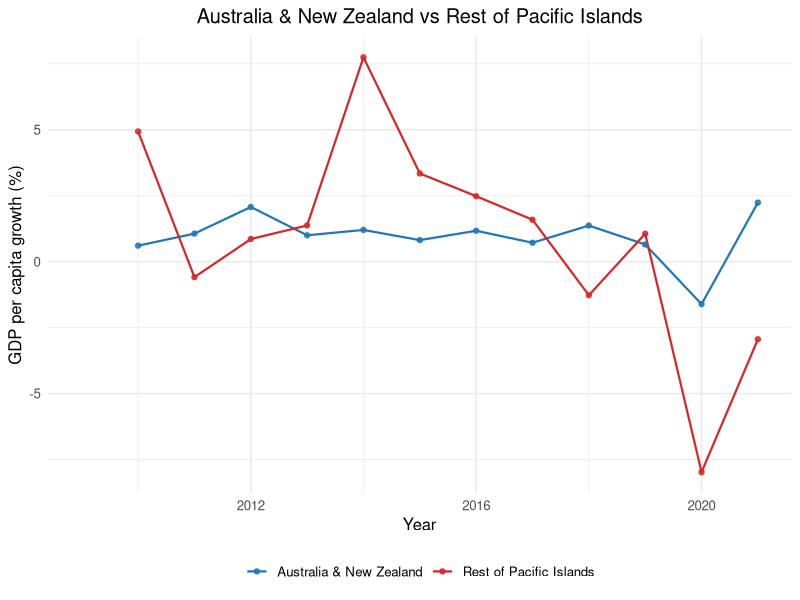

Write the R code that produced this figure.
library(tidyverse)
library(dplyr)
library(ggplot2)
library(purrr)
library(patchwork)

# Importing Data Sets

Continent_Classification <- read.csv("data sets/continents-according-to-our-world-in-data.csv")
GDP_per_capita <- read.csv("data sets/gdp-per-capita-worldbank.csv")
LDC <- read.csv("data sets/LDC.csv")
World_Population <- read.csv("data sets/world population.csv")
NEET <- read.csv("data sets/youth-not-in-education-employment-training.csv")


# Rename Columns

colnames(GDP_per_capita) <- c("Country", "Code", "Year", "GDP_Per_Capita")
colnames(Continent_Classification) <- c("Country", "Code", "Year", "Continent")
colnames(World_Population) <- c("Country", "Code", "Year", "Population")


# Convert columns to correct types

GDP_per_capita <- GDP_per_capita %>%
  mutate(
    Country = as.character(Country),
    Code = as.character(Code),
    Year = as.integer(Year),
    GDP_Per_Capita = map_dbl(GDP_Per_Capita, as.numeric)
  )

Continent_Classification <- Continent_Classification %>%
  mutate(
    Country = as.character(Country),
    Code = as.character(Code),
    Year = as.integer(Year),
    Continent = as.character(Continent)
  )

World_Population <- World_Population %>%
  mutate(
    Country = as.character(Country),
    Code = as.character(Code),
    Year = as.integer(Year),
    Population = as.numeric(Population)
  )

# Combine Data Sets

GDP_Continent_Population_Combined <- GDP_per_capita %>%
  left_join(Continent_Classification %>% select(Code, Continent), by = "Code") %>%
  left_join(World_Population %>% select(Code, Year, Population), by = c("Code", "Year"))


GDP_Continent_Population_Combined <- GDP_Continent_Population_Combined %>%
  drop_na()


# LDC Classification

GDP_Continent_Population_Combined <- GDP_Continent_Population_Combined %>%
  mutate(LDC_Status = Country %in% LDC$Country & Year %in% LDC$Year)

# Add growth rate

GDP_Continent_Population_Combined <- GDP_Continent_Population_Combined %>%
  arrange(Country, Year) %>%  
  group_by(Country) %>%
  mutate(GDP_growth_rate = (GDP_Per_Capita - lag(GDP_Per_Capita)) / lag(GDP_Per_Capita) * 100) %>%
  ungroup()


# Determine Fair growth Target

# Europe
europemean <- GDP_Continent_Population_Combined %>%
  filter(Continent == "Europe") %>%
  filter(Year >= 2009 & Year <= 2021) %>%
  summarise(mean_gdp_pc = mean(GDP_Per_Capita, na.rm = TRUE))

# Asia
asiamean <- GDP_Continent_Population_Combined %>%
  filter(Continent == "Asia") %>%
  filter(Year >= 2009 & Year <= 2021) %>%
  summarise(mean_gdp_pc = mean(GDP_Per_Capita, na.rm = TRUE))

# Africa
africamean <- GDP_Continent_Population_Combined %>%
  filter(Continent == "Africa") %>%
  filter(Year >= 2009 & Year <= 2021) %>%
  summarise(mean_gdp_pc = mean(GDP_Per_Capita, na.rm = TRUE))

# North America
northamericamean <- GDP_Continent_Population_Combined %>%
  filter(Continent == "North America") %>%
  filter(Year >= 2009 & Year <= 2021) %>%
  summarise(mean_gdp_pc = mean(GDP_Per_Capita, na.rm = TRUE))

# South America
southamericamean <- GDP_Continent_Population_Combined %>%
  filter(Continent == "South America") %>%
  filter(Year >= 2009 & Year <= 2021) %>%
  summarise(mean_gdp_pc = mean(GDP_Per_Capita, na.rm = TRUE))

# Oceania
oceaniamean <- GDP_Continent_Population_Combined %>%
  filter(Continent == "Oceania") %>%
  filter(Year >= 2009 & Year <= 2021) %>%
  summarise(mean_gdp_pc = mean(GDP_Per_Capita, na.rm = TRUE))



# Combine your six means into one data frame
means_df <- data.frame(
  Continent = c("Europe", "Asia", "Africa", "North America", "South America", "Oceania"),
  mean_gdp_pc = c(
    europemean$mean_gdp_pc,
    asiamean$mean_gdp_pc,
    africamean$mean_gdp_pc,
    northamericamean$mean_gdp_pc,
    southamericamean$mean_gdp_pc,
    oceaniamean$mean_gdp_pc
  )
)

# Plot the line of best fit and average of each continent
TargetGrowth <- GDP_Continent_Population_Combined %>%
  filter(GDP_growth_rate > -10, GDP_growth_rate < 10, GDP_Per_Capita < 60000) %>%
  ggplot(aes(x = GDP_Per_Capita, y = GDP_growth_rate)) +
  geom_point(alpha = 0.3, size = 0.5) +
  geom_smooth(method = "lm", se = FALSE, color = "black") +
  geom_vline(data = means_df,
             aes(xintercept = mean_gdp_pc, color = Continent),
             linetype = "dashed", size = 0.7) +
  labs(title = "GDP per Capita vs GDP Growth Rate with Continent Means",
       x = "GDP per Capita", y = "GDP Growth Rate (%)",
       color = "Continent") +
  theme_minimal() +
  theme(plot.title = element_text(hjust = 0.5),
        legend.position = "bottom")

# output


# 1) Fit the linear model on your filtered data (same filters as plot)
plot_df <- GDP_Continent_Population_Combined %>%
  filter(GDP_growth_rate > -10,
         GDP_growth_rate < 10,
         GDP_Per_Capita < 60000)

m <- lm(GDP_growth_rate ~ GDP_Per_Capita, data = plot_df)

# 2) Combine your six mean values
means_df <- data.frame(
  Continent    = c("Europe", "Asia", "Africa", "North America", "South America", "Oceania"),
  mean_gdp_pc  = c(
    europemean$mean_gdp_pc,
    asiamean$mean_gdp_pc,
    africamean$mean_gdp_pc,
    northamericamean$mean_gdp_pc,
    southamericamean$mean_gdp_pc,
    oceaniamean$mean_gdp_pc
  )
)

# 3) Predict growth at each mean GDP per capita (these are your 6 values)
means_df$predicted_growth_at_mean <- predict(m, newdata = data.frame(GDP_Per_Capita = means_df$mean_gdp_pc))

# 4) Output neatly (rounded)
result <- means_df %>%
  mutate(
    mean_gdp_pc = round(mean_gdp_pc, 2),
    predicted_growth_at_mean = round(predicted_growth_at_mean, 3)
  )




# filter the years from 2009-2021
GDP_Continent_Population_Combined <- GDP_Continent_Population_Combined %>%
  filter(Year >= 2009 & Year <= 2021)


# Compute Continent Growth

continent_growth <- GDP_Continent_Population_Combined %>%
  group_by(Continent, Year) %>%
  summarise(
    weighted_gdp_pc = sum(GDP_Per_Capita * Population, na.rm = TRUE) / sum(Population, na.rm = TRUE), # weighted gdp_pc
    average_gdp_pc  = mean(GDP_Per_Capita, na.rm = TRUE),  # average gdp_pc
    .groups = "drop"
  ) %>%
  arrange(Continent, Year) %>%
  group_by(Continent) %>%
  mutate(weighted_growth = (weighted_gdp_pc / lag(weighted_gdp_pc) - 1) * 100) %>% # growth rate weighted by population
  mutate(average_growth = (average_gdp_pc / lag(average_gdp_pc) - 1) * 100) %>% # Average growth rate
  ungroup()


# NA during the years will affect accuracy of gdp growth rate
na_counts <- GDP_Continent_Population_Combined %>%
  group_by(Continent, Year) %>%
  summarise(
    na_GDP_growth_rate = sum(is.na(GDP_growth_rate)),
    .groups = "drop"
  ) %>%
  arrange(Continent, Year)
# Europe in 1995 is unreliable because 8 country have NA growth rate


# Plotting the graph for Continents



# Africa (threshold: 3%)
Africa_growth <- ggplot(subset(continent_growth, Continent == "Africa"), aes(x = Year)) +
  geom_line(aes(y = weighted_growth, color = "Weighted")) +
  geom_point(aes(y = weighted_growth, color = "Weighted"), size = 0.75) +
  geom_line(aes(y = average_growth, color = "Average")) +
  geom_point(aes(y = average_growth, color = "Average"), size = 0.75) +
  geom_hline(yintercept = 3, linetype = "dashed", color = "red", linewidth = 0.5) +
  labs(title = "Africa", y = "Growth Rate (%)", x = NULL) +
  theme_minimal()

# Asia (threshold: 2%)
Asia_growth <- ggplot(subset(continent_growth, Continent == "Asia"), aes(x = Year)) +
  geom_line(aes(y = weighted_growth, color = "Weighted")) +
  geom_point(aes(y = weighted_growth, color = "Weighted"), size = 0.75) +
  geom_line(aes(y = average_growth, color = "Average")) +
  geom_point(aes(y = average_growth, color = "Average"), size = 0.75) +
  geom_hline(yintercept = 2, linetype = "dashed", color = "red", linewidth = 0.5) +
  labs(title = "Asia", y = "Growth Rate (%)", x = NULL) +
  theme_minimal()

# Europe (threshold: 1.6%)
Europe_growth <- ggplot(subset(continent_growth, Continent == "Europe"), aes(x = Year)) +
  geom_line(aes(y = weighted_growth, color = "Weighted")) +
  geom_point(aes(y = weighted_growth, color = "Weighted"), size = 0.75) +
  geom_line(aes(y = average_growth, color = "Average")) +
  geom_point(aes(y = average_growth, color = "Average"), size = 0.75) +
  geom_hline(yintercept = 1.6, linetype = "dashed", color = "red", linewidth = 0.5) +
  labs(title = "Europe", y = "Growth Rate (%)", x = NULL) +
  theme_minimal()

# North America (threshold: 1.8%)
NorthAmerica_growth <- ggplot(subset(continent_growth, Continent == "North America"), aes(x = Year)) +
  geom_line(aes(y = weighted_growth, color = "Weighted")) +
  geom_point(aes(y = weighted_growth, color = "Weighted"), size = 0.75) +
  geom_line(aes(y = average_growth, color = "Average")) +
  geom_point(aes(y = average_growth, color = "Average"), size = 0.75) +
  geom_hline(yintercept = 1.8, linetype = "dashed", color = "red", linewidth = 0.5) +
  labs(title = "North America", y = "Growth Rate (%)", x = NULL) +
  theme_minimal()

# South America (threshold: 2%)
SouthAmerica_growth <- ggplot(subset(continent_growth, Continent == "South America"), aes(x = Year)) +
  geom_line(aes(y = weighted_growth, color = "Weighted")) +
  geom_point(aes(y = weighted_growth, color = "Weighted"), size = 0.75) +
  geom_line(aes(y = average_growth, color = "Average")) +
  geom_point(aes(y = average_growth, color = "Average"), size = 0.75) +
  geom_hline(yintercept = 2, linetype = "dashed", color = "red", linewidth = 0.5) +
  labs(title = "South America", y = "Growth Rate (%)", x = NULL) +
  theme_minimal()

# Oceania (threshold: 2%)
Oceania_growth <- ggplot(subset(continent_growth, Continent == "Oceania"), aes(x = Year)) +
  geom_line(aes(y = weighted_growth, color = "Weighted")) +
  geom_point(aes(y = weighted_growth, color = "Weighted"), size = 0.75) +
  geom_line(aes(y = average_growth, color = "Average")) +
  geom_point(aes(y = average_growth, color = "Average"), size = 0.75) +
  geom_hline(yintercept = 2, linetype = "dashed", color = "red", linewidth = 0.5) +
  labs(title = "Oceania", y = "Growth Rate (%)", x = NULL) +
  theme_minimal()


# Combine all six with one shared legend
Growth_Combined_Plot <- (Africa_growth | Asia_growth | Europe_growth) /
  (NorthAmerica_growth | SouthAmerica_growth | Oceania_growth) +
  plot_annotation(title = "GDP per Capita Growth by Continent",
                  theme = theme(plot.title = element_text(hjust = 0.5))) +
  plot_layout(guides = "collect") &
  theme(legend.position = "bottom")




# Share of LDC meeting the 7% target every year

ldc_target_share <- GDP_Continent_Population_Combined %>%
  filter(LDC_Status) %>%                                   # keep only LDCs
  group_by(Continent, Year) %>%
  summarise(
    n_ldc         = n_distinct(Country),                   # LDC count observed
    n_meet        = n_distinct(Country[GDP_growth_rate >= 7]),
    share_meeting = if_else(n_ldc > 0, 100 * n_meet / n_ldc, NA_real_), # percent
    .groups = "drop"
  )

# Plot the share of LDC meeting target

LDCShare <- ggplot(ldc_target_share, aes(x = Year, y = share_meeting, color = Continent)) +
  geom_line(size = 0.5) +
  geom_point(size=0.7) +
  labs(
    title = "Share of LDCs Meeting the UN ≥7% GDP Growth Target by Continents",
    x = "Year",
    y = "% of LDCs meeting target",
    color = "Continent"
  ) +
  theme_minimal(base_size = 12) +
  theme(
    legend.position = "bottom",
    plot.title = element_text(hjust = 0.5)   # center title
  )


# The growth rate of LDC


# LDC GDP per capita growth (weighted vs average) by continent-year

ldc_continent_growth <- GDP_Continent_Population_Combined %>%
  filter(LDC_Status) %>%
  group_by(Continent, Year) %>%
  summarise(
    weighted_gdp_pc_ldc = sum(GDP_Per_Capita * Population, na.rm = TRUE) / 
      sum(Population, na.rm = TRUE),
    average_gdp_pc_ldc  = mean(GDP_Per_Capita, na.rm = TRUE),
    .groups = "drop"
  ) %>%
  arrange(Continent, Year) %>%
  group_by(Continent) %>%
  mutate(
    weighted_growth_ldc = (weighted_gdp_pc_ldc / lag(weighted_gdp_pc_ldc) - 1) * 100,
    average_growth_ldc  = (average_gdp_pc_ldc  / lag(average_gdp_pc_ldc)  - 1) * 100
  ) %>%
  ungroup()

# Africa

Africa_LDC <- ggplot(subset(ldc_continent_growth, Continent == "Africa"), aes(x = Year)) +
  geom_line(aes(y = weighted_growth_ldc, color = "Weighted"), linewidth = 1) +
  geom_point(aes(y = weighted_growth_ldc, color = "Weighted"), size = 1.5) +
  geom_line(aes(y = average_growth_ldc,  color = "Average"), linewidth = 1, linetype = "dashed") +
  geom_point(aes(y = average_growth_ldc,  color = "Average"), size = 1.5) +
  scale_color_manual(values = c("Weighted" = "#1f77b4", "Average" = "#ff7f0e")) +
  labs(title = "Africa LDC GDP per Capita Growth", y = "Growth (%)", x = NULL, color = "Measure") +
  theme_minimal() +
  theme(
    legend.position = "bottom",
    panel.grid.minor = element_blank(),
    plot.title = element_text(hjust = 0.5)
  )

# Asia

# Graph after 1995 because Maldive is included as LDC in 1995 which caused distortion
ldc_continent_growth_Asia <- ldc_continent_growth %>%
  filter(Continent == "Asia", Year %in% 1996:2021)

Asia_LDC <- ggplot(ldc_continent_growth_Asia, aes(x = Year)) +
  geom_line(aes(y = weighted_growth_ldc, color = "Weighted"), linewidth = 1) +
  geom_point(aes(y = weighted_growth_ldc, color = "Weighted"), size = 1.5) +
  geom_line(aes(y = average_growth_ldc,  color = "Average"), linewidth = 1, linetype = "dashed") +
  geom_point(aes(y = average_growth_ldc,  color = "Average"), size = 1.5) +
  scale_color_manual(values = c("Weighted" = "#1f77b4", "Average" = "#ff7f0e")) +
  labs(title = "Asia LDC GDP per Capita Growth", y = "Growth (%)", x = NULL, color = "Measure") +
  theme_minimal() +
  theme(
    legend.position = "bottom",
    panel.grid.minor = element_blank(),
    plot.title = element_text(hjust = 0.5)
  )

# The sharp decline in 2020 was due to Maldives, having a -34% decline

# Oceania

Oceania_LDC <- ggplot(subset(ldc_continent_growth, Continent == "Oceania"), aes(x = Year)) +
  geom_line(aes(y = weighted_growth_ldc, color = "Weighted"), linewidth = 1) +
  geom_point(aes(y = weighted_growth_ldc, color = "Weighted"), size = 1.5) +
  geom_line(aes(y = average_growth_ldc,  color = "Average"), linewidth = 1, linetype = "dashed") +
  geom_point(aes(y = average_growth_ldc,  color = "Average"), size = 1.5) +
  scale_color_manual(values = c("Weighted" = "#1f77b4", "Average" = "#ff7f0e")) +
  labs(title = "Oceania LDC GDP per Capita Growth", y = "Growth (%)", x = NULL, color = "Measure") +
  theme_minimal() +
  theme(
    legend.position = "bottom",
    panel.grid.minor = element_blank(),
    plot.title = element_text(hjust = 0.5)
  )


# Box Plot to Show Distribution

# Common y-limits across the three continents (ignoring NAs)
ylim_range <- ldc_continent_growth %>%
  filter(Continent %in% c("Africa", "Asia", "Oceania")) %>%
  pull(weighted_growth_ldc) %>%
  range(na.rm = TRUE)

# Africa
Africa_box <- ggplot(subset(ldc_continent_growth, Continent == "Africa" & !is.na(weighted_growth_ldc)),
                     aes(x = "Africa", y = weighted_growth_ldc)) +
  geom_boxplot(fill = "#1f77b4") +
  coord_cartesian(ylim = ylim_range) +
  labs(title = "Africa", x = NULL, y = "Growth Rate (%)") +
  theme_minimal() +
  theme(plot.title = element_text(hjust = 0.5))

# Asia
Asia_box <- ggplot(subset(ldc_continent_growth, Continent == "Asia" & !is.na(weighted_growth_ldc)),
                   aes(x = "Asia", y = weighted_growth_ldc)) +
  geom_boxplot(fill = "#1f77b4") +
  coord_cartesian(ylim = ylim_range) +
  labs(title = "Asia", x = NULL, y = NULL) +
  theme_minimal() +
  theme(plot.title = element_text(hjust = 0.5))

# Oceania
Oceania_box <- ggplot(subset(ldc_continent_growth, Continent == "Oceania" & !is.na(weighted_growth_ldc)),
                      aes(x = "Oceania", y = weighted_growth_ldc)) +
  geom_boxplot(fill = "#1f77b4") +
  coord_cartesian(ylim = ylim_range) +
  labs(title = "Oceania", x = NULL, y = NULL) +
  theme_minimal() +
  theme(plot.title = element_text(hjust = 0.5))

# Combine into one row with a shared title
LDC_Distribution_Combined <- (Africa_box | Asia_box | Oceania_box) +
  plot_annotation(
    title = "Distribution of Weighted LDC GDP per Capita Growth",
    theme = theme(plot.title = element_text(hjust = 0.5))
  )


# Compare Caribbean with rest

GDP_Continent_Population_Combined_NorthAmerica <- GDP_Continent_Population_Combined %>%
  filter(Continent == "North America")

# Vector of Caribbean codes

caribbean <- c("ATG","BHS","BRB","CUB","DMA","DOM","GRD","HTI","JAM","KNA","LCA","VCT","TTO")

# Two region weighted growth rate
CaribbeanNorthAmerica <-GDP_Continent_Population_Combined_NorthAmerica %>%
  mutate(Group = if_else(Code %in% caribbean, "Caribbean", "Rest of North America")) %>%
  group_by(Year, Group) %>%
  summarise(
    weighted_gdp_pc = sum(GDP_Per_Capita * Population, na.rm = TRUE) / 
      sum(Population, na.rm = TRUE),
    .groups = "drop"
  ) %>%
  arrange(Group, Year) %>%
  group_by(Group) %>%
  mutate(
    weighted_growth = (weighted_gdp_pc / lag(weighted_gdp_pc) - 1) * 100,
  ) %>%
  ungroup()

# Plot the graph of the two region

CaribbeanNorthAmericaGraph <- ggplot(CaribbeanNorthAmerica, aes(x = Year, y = weighted_growth, color = Group)) +
  geom_line(size = 0.75) +
  geom_point(size = 1.5, alpha = 0.8) +
  scale_color_manual(values = c("Caribbean" = "#D62728",  # red
                                "Rest of North America" = "#7F7F7F")) +  # grey
  labs(
    title = "Caribbean vs Rest of North America",
    x = "Year",
    y = "GDP per capita growth (%)",
    color = NULL
  ) +
  theme_minimal(base_size = 12) +
  theme(
    legend.position = "bottom",
    plot.title = element_text(hjust = 0.5),
    plot.subtitle = element_text(hjust = 0.5)
  )




# Africa Diversify vs Dependent


# Diversified economies 
diversified_codes <- c(
  "BWA","CPV","DJI","EGY","SWZ","GHA","KEN","MUS","MAR","NAM",
  "RWA","SEN","SYC","ZAF","TZA","TUN"
)

# Commodity-dependent economies 
commodity_codes <- c(
  "DZA","AGO","BEN","BFA","BDI","CMR","CAF","TCD","COM","COG","CIV","COD",
  "GNQ","ETH","GAB","GMB","GIN","GNB","LSO","LBR","LBY","MDG","MWI","MLI",
  "MRT","MOZ","NER","NGA","STP","SLE","SOM","SDN","TGO","UGA","ZMB","ZWE"
)


# Classify each country into Diversified vs Commodity-dependent
DiversifiedCommodity <- GDP_Continent_Population_Combined %>%
  mutate(Group = case_when(
    Code %in% diversified_codes ~ "Diversified",
    Code %in% commodity_codes   ~ "Commodity-dependent",
    TRUE                        ~ NA_character_   # drop unclassified
  )) %>%
  filter(!is.na(Group)) %>%
  group_by(Year, Group) %>%
  summarise(
    weighted_gdp_pc = sum(GDP_Per_Capita * Population, na.rm = TRUE) / 
      sum(Population, na.rm = TRUE),
    .groups = "drop"
  ) %>%
  arrange(Group, Year) %>%
  group_by(Group) %>%
  mutate(
    weighted_growth = (weighted_gdp_pc / lag(weighted_gdp_pc) - 1) * 100
  ) %>%
  ungroup()


# Plot the graph
DiversifiedCommodityGraph <- ggplot(DiversifiedCommodity, 
                                    aes(x = Year, y = weighted_growth, color = Group)) +
  geom_line(size = 0.75) +
  geom_point(size = 1.5, alpha = 0.8) +
  scale_color_manual(values = c("Diversified" = "#1f77b4", "Commodity-dependent" = "#D62728")) +
  labs(
    title = "Diversified vs Commodity-dependent",
    x = "Year",
    y = "GDP per capita growth (%)",
    color = NULL
  ) +
  theme_minimal(base_size = 12) +
  theme(
    legend.position = "bottom",
    plot.title = element_text(hjust = 0.5)
  )


# Haiti VS North America


# 1) Compute Haiti's GDP per capita growth series
haiti_growth <- GDP_Continent_Population_Combined %>%
  filter(Code == "HTI") %>%
  arrange(Year) %>%
  group_by(Country) %>%
  mutate(weighted_gdp_pc = GDP_Per_Capita,  # for a single country, "weighted" level is just its level
         weighted_growth  = (weighted_gdp_pc / lag(weighted_gdp_pc) - 1) * 100) %>%
  ungroup() %>%
  select(Year, Country, weighted_growth) %>%
  mutate(Group = "Haiti")

# 2) Compute North America's population-weighted GDP per capita, then YoY growth
na_growth <- GDP_Continent_Population_Combined %>%
  filter(Continent == "North America") %>%
  group_by(Year) %>%
  summarise(
    weighted_gdp_pc = sum(GDP_Per_Capita * Population, na.rm = TRUE) / 
      sum(Population, na.rm = TRUE),
    .groups = "drop"
  ) %>%
  arrange(Year) %>%
  mutate(weighted_growth = (weighted_gdp_pc / lag(weighted_gdp_pc) - 1) * 100,
         Group = "North America (weighted avg)") %>%
  select(Year, Group, weighted_growth)

# 3) Combine and plot (remove initial NA from lag)
HaitiNorthAmerica <- haiti_growth %>%
  select(Year, Group, weighted_growth) %>%
  bind_rows(na_growth) %>%
  filter(!is.na(weighted_growth))

HaitiNorthAmericaPlot <- ggplot(HaitiNorthAmerica, aes(x = Year, y = weighted_growth, color = Group)) +
  geom_line(size = 0.75) +
  geom_point(size = 1.5, alpha = 0.9) +
  geom_hline(yintercept = 7, linetype = "dashed", color = "black", alpha = 0.6) +
  scale_color_manual(values = c("Haiti" = "#D62728", 
                                "North America" = "#1f77b4")) +
  labs(title = "Haiti vs North America",
       x = "Year", y = "GDP per capita growth (%)", color = NULL) +
  theme_minimal(base_size = 12) +
  theme(legend.position = "bottom",
        plot.title = element_text(hjust = 0.5)) + 
  annotate("text", x = min(HaitiNorthAmerica$Year, na.rm = TRUE), y = 7,
           label = "7% target", hjust = -0.1, vjust = -0.5, size = 3.2, color = "black")


# Compare New Zeland & Australia vs Rest of Pacific Islands

# Restrict to Oceania
GDP_Continent_Population_Combined_Oceania <- GDP_Continent_Population_Combined %>%
  filter(Continent == "Oceania")

# Vector for AU & NZ (ISO Alpha-3)
anz_codes <- c("AUS", "NZL")

# Two-region weighted growth rate (same structure as your Caribbean code)
Oceania_ANZ_vs_Rest <- GDP_Continent_Population_Combined_Oceania %>%
  mutate(Group = if_else(Code %in% anz_codes, "Australia & New Zealand", "Rest of Pacific Islands")) %>%
  group_by(Year, Group) %>%
  summarise(
    weighted_gdp_pc = sum(GDP_Per_Capita * Population, na.rm = TRUE) / 
      sum(Population, na.rm = TRUE),
    .groups = "drop"
  ) %>%
  arrange(Group, Year) %>%
  group_by(Group) %>%
  mutate(
    weighted_growth = (weighted_gdp_pc / lag(weighted_gdp_pc) - 1) * 100
  ) %>%
  ungroup()


Oceania_ANZ_vs_Rest_Graph <- ggplot(Oceania_ANZ_vs_Rest, aes(x = Year, y = weighted_growth, color = Group)) +
  geom_line(size = 0.75) +
  geom_point(size = 1.5, alpha = 0.85) +
  scale_color_manual(values = c("Australia & New Zealand" = "#1f77b4",       # blue
                                "Rest of Pacific Islands" = "#D62728")) +    # red
  labs(
    title = "Australia & New Zealand vs Rest of Pacific Islands",
    x = "Year",
    y = "GDP per capita growth (%)",
    color = NULL
  ) +
  theme_minimal(base_size = 12) +
  theme(
    legend.position = "bottom",
    plot.title = element_text(hjust = 0.5)
  )

# Print
Oceania_ANZ_vs_Rest_Graph
